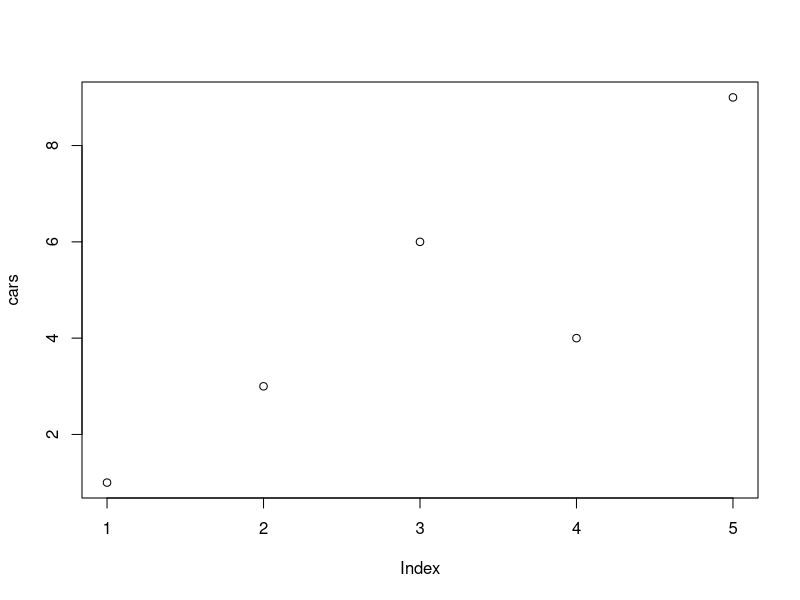
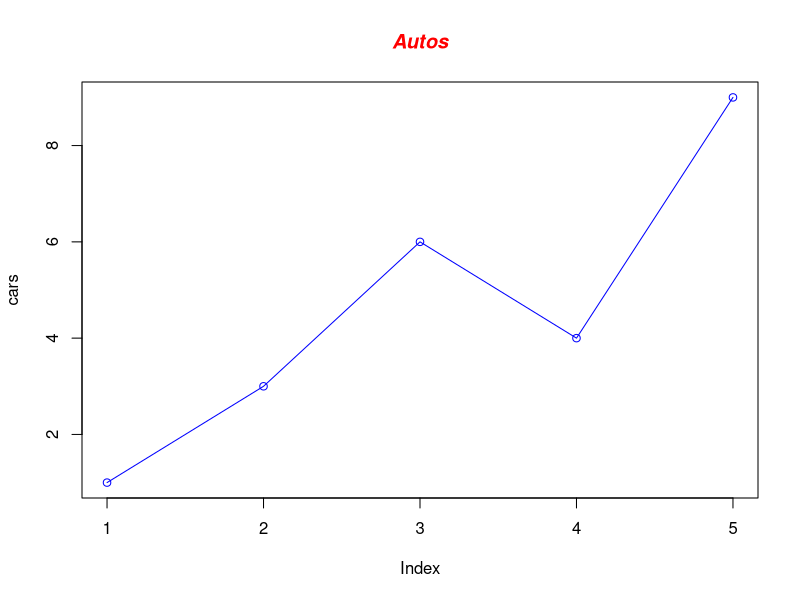

Source code (R) for these figures, in order:

cars <- c(1,3,6,4,9)

plot(cars)

plot(cars, type="o", col="blue")

title(main="Autos", col.main="red", font.main=4)


